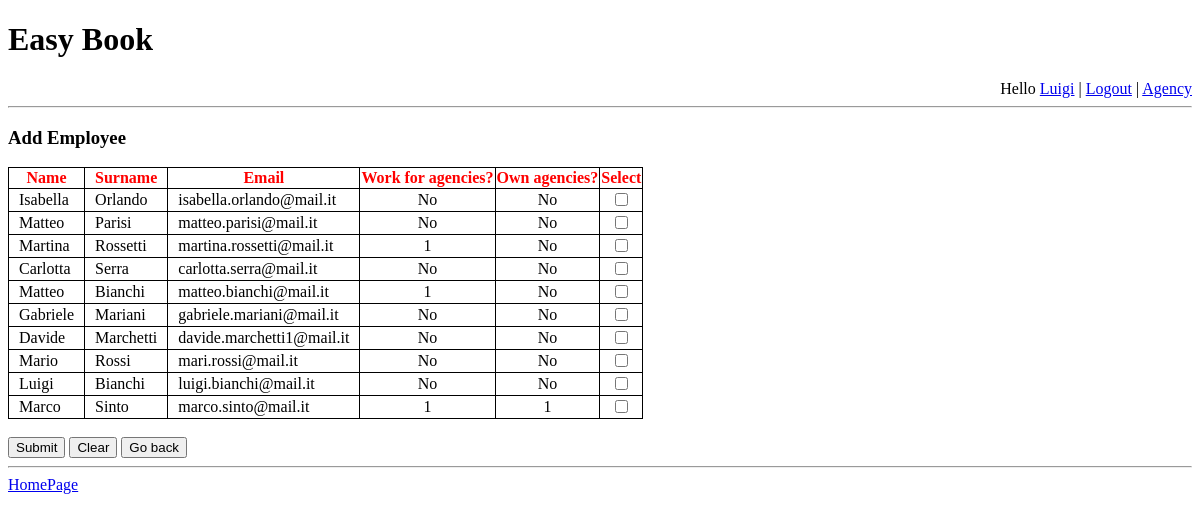
/agency/operation/add_employee.php (signed in), run on the app's committed database.
### tables this page shows
CREATE TABLE `utente` (
  `id` int NOT NULL,
  `nome` varchar(40) NOT NULL,
  `cognome` varchar(40) NOT NULL,
  `telefono` varchar(14) DEFAULT NULL,
  `email` tinytext NOT NULL,
  `password` varchar(255) NOT NULL
);

### agency/operation/add_employee.php (the view, shortened to what this page needs)
<!DOCTYPE html>
<html lang="en">
<head>
    <link rel="stylesheet" href="../../style/style.css">
</head>
<body>
    <h1>Easy Book</h1>
    <?php
    include_once("../../database/dbConnection.php");
    if (isset($_SESSION["id"])) {
        PrintLoginInfo();
    } else {
        header("location:../../user/login.php");
    }
    ?>
    <hr>
    <h3>Add Employee</h3>
    <?php
    $conn = OpenCon();
    ?>
    <table style="max-width: 70%; min-width: 50%">
        <tr>
            <th>Name</th>
            <th>Surname</th>
            <th>Email</th>
            <th>Work for agencies?</th>
            <th>Own agencies?</th>
            <th>Select</th>
        </tr>
        <form action="add.php" method="post">
            <?php
            $empl_query = "SELECT u.id AS id, u.nome AS nome, u.cognome AS cognome, u.email as email, (SELECT COUNT(au.id) FROM agenzia_utente as au WHERE au.id_utente = u.id) as num,
                            (SELECT COUNT(ag.id) FROM agenzia as ag WHERE ag.id_utente = u.id) as own
                        FROM utente AS u, agenzia as a
                        WHERE a.id_utente != u.id
                        AND u.id NOT IN (SELECT au.id_utente
                            FROM agenzia_utente as au, utente as p
                            WHERE au.id_utente = p.id AND (CURDATE() > au.scadenza OR au.scadenza IS NULL)
                            )
                        GROUP BY u.id;";
            $res = $conn->query($empl_query);
            foreach ($res as $r) {
                echo ("<tr>");
                echo ("<td>" . $r["nome"] . "</td>");
                echo ("<td>" . $r["cognome"] . "</td>");
                echo ("<td>" . $r["email"] . "</td>");
                $num = intval($r["num"]) > 0 ? $r["num"] : "No";
                echo ("<td style=\"text-align: center\">" . $num . "</td>");
                $own = $r["own"] > 0 ? $r["own"] : "No";
                echo ("<td style=\"text-align: center\">" . $own . "</td>");
                echo ("<td style=\"text-align: center\"><input type=\"checkbox\" name=\"user[]\" value=\"{$r["id"]}\" /></td>");
                echo ("</tr>");
            }
            ?>
    </table>
    <br>
    <input type="submit" value="Submit">
    <input type="reset" value="Clear">
    <?php
    $agency_name = str_replace(' ', '+', $_SESSION["agency"]);
    echo ("<button onclick=\"location.href='../info_agency.php?agency={$agency_name}'\">Go back</button>");
    ?>
</body>
<footer>
    <hr>
    <a href="../../index.php">HomePage</a>
</footer>
</html>

### agency/operation/add_employee.php (style rules this page uses)
table, th { border: 1px solid black; border-collapse: collapse; color: red; width: auto; }
td { border: 1px solid black; border-collapse: collapse; padding-left: 10px; padding-right: 10px; color: black; width: auto; }

### data on the page
utente: nome "Isabella", cognome "Orlando", email "isabella.orlando@mail.it", num "No", own "No"
utente: nome "Matteo", cognome "Parisi", email "matteo.parisi@mail.it", num "No", own "No"
utente: nome "Martina", cognome "Rossetti", email "martina.rossetti@mail.it", num "1", own "No"
utente: nome "Carlotta", cognome "Serra", email "carlotta.serra@mail.it", num "No", own "No"
utente: nome "Matteo", cognome "Bianchi", email "matteo.bianchi@mail.it", num "1", own "No"
utente: nome "Gabriele", cognome "Mariani", email "gabriele.mariani@mail.it", num "No", own "No"
utente: nome "Davide", cognome "Marchetti", email "davide.marchetti1@mail.it", num "No", own "No"
utente: nome "Mario", cognome "Rossi", email "mari.rossi@mail.it", num "No", own "No"
utente: nome "Luigi", cognome "Bianchi", email "luigi.bianchi@mail.it", num "No", own "No"
utente: nome "Marco", cognome "Sinto", email "marco.sinto@mail.it", num "1", own "1"

### other printed values
$_SESSION["name"] "Luigi"
